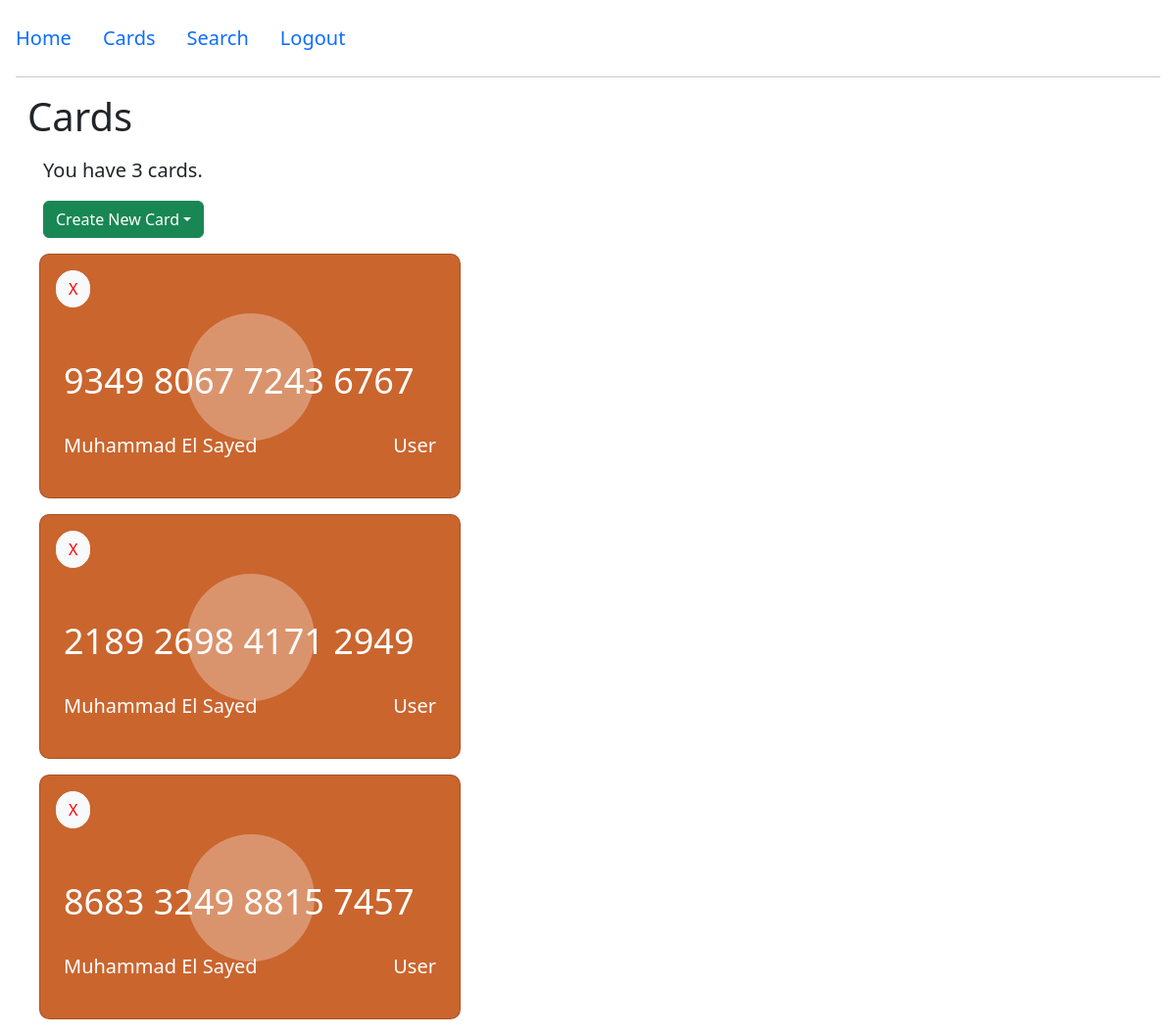
The app's page /cards/ (signed in), older data.
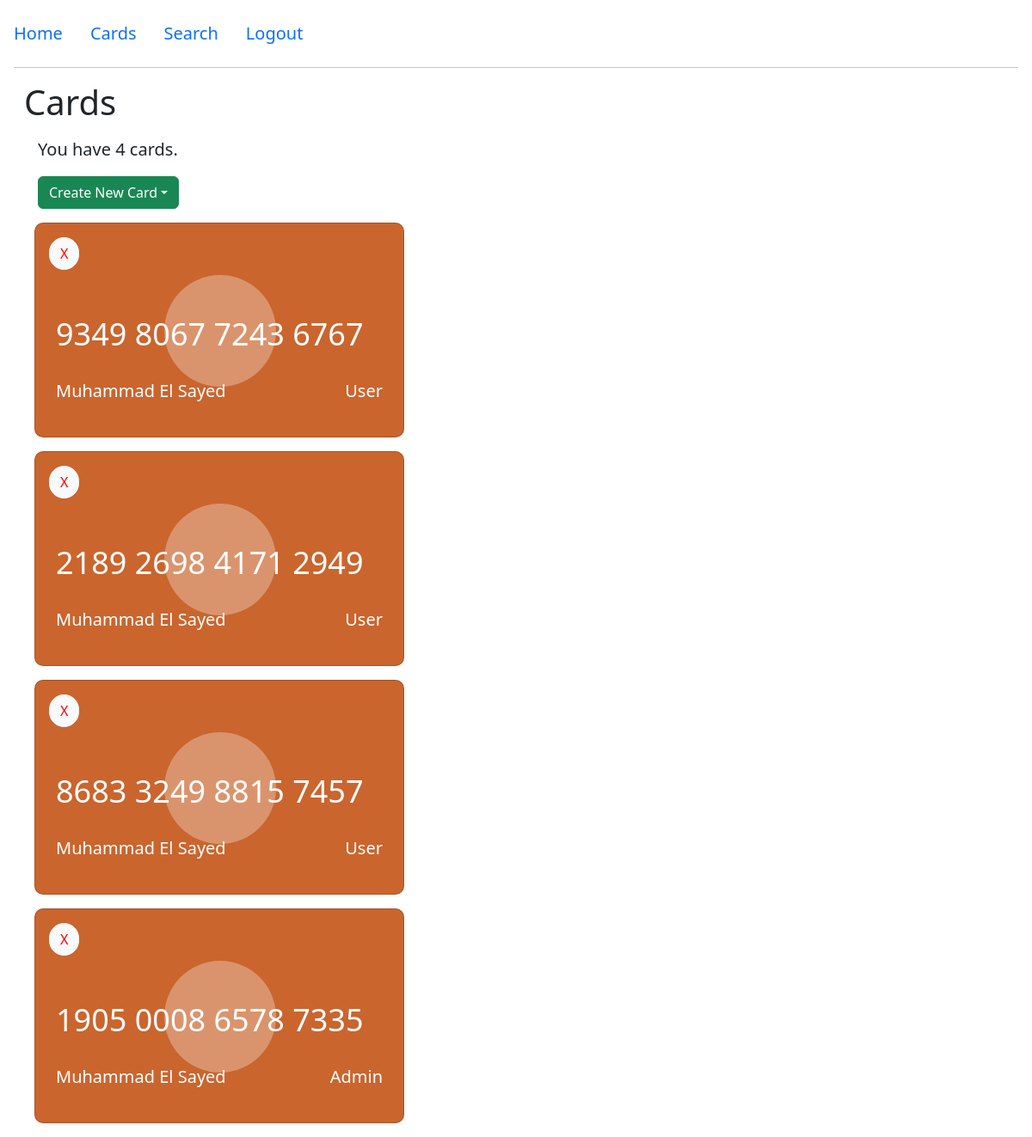
The same page, newer data.
### lock/models.py (models this page shows, shortened)
class Card(models.Model):
    user = models.ForeignKey(User, on_delete=models.CASCADE)
    card_holder_name = models.CharField(max_length=300)
    card_holder_id = models.BigIntegerField(unique=True)
    class AccessLevel(models.TextChoices):
        USER = "user"
        ADMIN = "admin"
    access_level = models.CharField(max_length=8, choices=AccessLevel.choices)

### lock/views.py (the view)
# urls.py: path('cards/', views.get_cards, name='cards'),
@login_required
def get_cards(request):
    context = get_cards_context(request.user, error='')
    return render(request, 'lock/cards.html', context=context, status=200)

### lock/util.py (called while the page is built)
def convert_card_number_to_str(card_holder_id):
    card_id_str = ''
    card_id_num = card_holder_id
    for divider in range(12, -1, -4):
        four_digits = str(card_id_num // pow(10, divider))
        if len(four_digits) < 4:
            four_digits = '0' * (4 - len(four_digits)) + four_digits
        card_id_str += four_digits + ' '
        card_id_num %= pow(10, divider)
    return card_id_str

### templates/lock/cards.html (shortened to what this page needs)
{% extends 'lock/base.html' %}
{% block body %}
    <h1>Cards</h1>
    <p class="fs-5 m-3">{{ card_count }}</p>
    {% if cards|length < 5 %}
        <div class="dropdown m-3">
            <form method="post" action="{% url 'lock:create_card' %}">
                <button class="btn btn-success dropdown-toggle" type="button" id="dropdownMenuButton" data-bs-toggle="dropdown" aria-expanded="false">Create New Card</button>
            </form>
        </div>
    {% endif %}
    {% for card in cards %}
        {% include 'lock/card.html' with user_name=card.card_holder_name user_type=card.access_level card_number=card.card_id %}
    {% endfor %}
{% endblock %}

### templates/lock/card.html (shortened to what this page needs)
<div class="container height-100 d-flex mt-3">
    <div class="card p-3">
        <div class="d-flex justify-content-between align-items-center">
        <div>
            <form method="post" action="{% url 'lock:remove_card' card_number %}">
                <button class="btn btn-light" style="border-radius: 20px; color: red;">X</button>
            </form>
        </div>
        </div>
        <div class=" mt-5 px-2 number d-flex justify-content-between">
            <span>{{ card_number }}</span>
        </div>
        <div class="px-2 mt-4 d-flex justify-content-between align-items-center">
            <div class="user-details">
                <span>{{ user_name|capfirst }}</span>
            </div>
            <div class="user-details">
                <span>{{ user_type }}</span>
            </div>
        </div>
    </div>
</div>

Row changes from the older to the newer data that the page shows:
added Card: cards "Muhammad El Sayed"
Text that changed along with them:
{{ card_count }}: "You have 3 cards." → "You have 4 cards."
new list line: "X 1905 0008 6578 7335 Admin"
